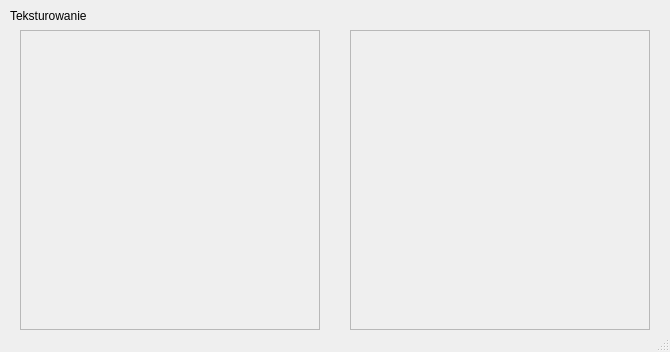
<?xml version="1.0" encoding="UTF-8"?>
<ui version="4.0">
 <class>MainWindow</class>
 <widget class="QMainWindow" name="MainWindow">
  <property name="geometry">
   <rect>
    <x>0</x>
    <y>0</y>
    <width>670</width>
    <height>352</height>
   </rect>
  </property>
  <property name="windowTitle">
   <string>MainWindow</string>
  </property>
  <widget class="QWidget" name="centralWidget">
   <widget class="QLabel" name="label">
    <property name="geometry">
     <rect>
      <x>10</x>
      <y>0</y>
      <width>101</width>
      <height>31</height>
     </rect>
    </property>
    <property name="text">
     <string>Teksturowanie</string>
    </property>
   </widget>
   <widget class="QFrame" name="leftFrame">
    <property name="geometry">
     <rect>
      <x>20</x>
      <y>30</y>
      <width>300</width>
      <height>300</height>
     </rect>
    </property>
    <property name="frameShape">
     <enum>QFrame::StyledPanel</enum>
    </property>
    <property name="frameShadow">
     <enum>QFrame::Raised</enum>
    </property>
   </widget>
   <widget class="QFrame" name="rightFrame">
    <property name="geometry">
     <rect>
      <x>350</x>
      <y>30</y>
      <width>300</width>
      <height>300</height>
     </rect>
    </property>
    <property name="frameShape">
     <enum>QFrame::StyledPanel</enum>
    </property>
    <property name="frameShadow">
     <enum>QFrame::Raised</enum>
    </property>
   </widget>
  </widget>
  <widget class="QStatusBar" name="statusBar"/>
 </widget>
 <layoutdefault spacing="6" margin="11"/>
 <resources/>
 <connections/>
</ui>
